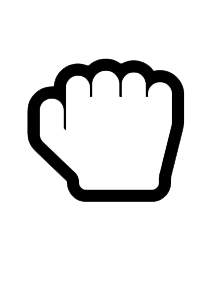
#> input picture src/img/piedra.png, 216 x 283 px
$ python game.py
#> lines starting #> are read from the running program, lines starting #| are printed output that depends on the picture
import os
from time import sleep
from random import randint
from dearpygui import core, simple

from dearpygui.core import *
from dearpygui.simple import *

from PIL import Image
array = ["piedra", "papel", "tijera"]
condicion = True
def clear(): return os.system('cls')


# Imagenes para opciones
Impiedra = Image.open("src/img/piedra.png")
#> Impiedra is the input picture: PIL image 216x283 RGBA; mean R, G, B, A 228.8, 228.8, 228.8, 25.6
Impapel = Image.open("src/img/papel.png")
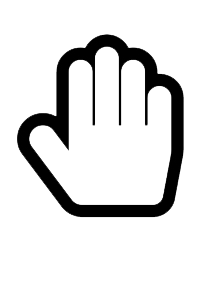
#> input picture src/img/papel.png, 216 x 283 px
#> Impapel is the input picture: PIL image 216x283 RGBA; mean R, G, B, A 222.4, 222.4, 222.4, 31.8
Imtijera = Image.open("src/img/tijera.png")
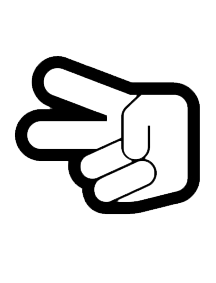
#> input picture src/img/tijera.png, 216 x 283 px
#> Imtijera is the input picture: PIL image 216x283 RGBA; mean R, G, B, A 218.4, 218.4, 218.4, 35.6


# [18 lines left out: functions whoWin, presentacion, not called in this run]

###########################################
#####INTERFAZ VISUAL #####################
##########################################
contUser=0
contPc=0
# [26 lines left out: function MainLoop, not called in this run]

#> (the run stopped early here; a loop or call above may not have finished)
